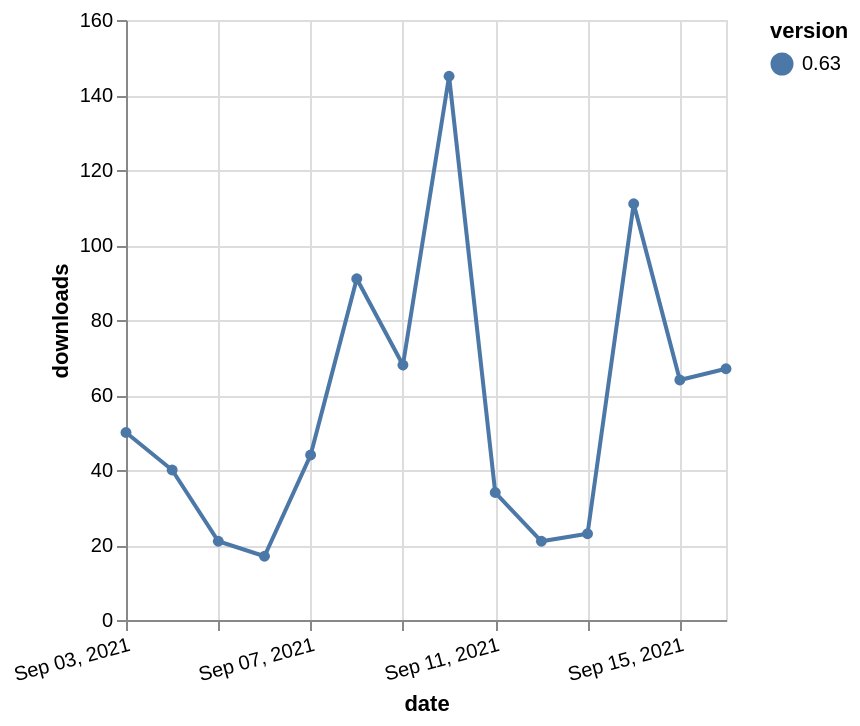

Write a Vega-Lite specification for this figure.
### Vega-Lite specification from a JSON file in a GitHub repository (floating-point values rounded to 4 significant figures)
{"$schema": "https://vega.github.io/schema/vega-lite/v5.json", "description": "A simple bar chart with embedded data.", "data": {"values": [{"date": "2021-09-03", "total": 67817, "delta": 50, "version": "0.63"}, {"date": "2021-09-04", "total": 67857, "delta": 40, "version": "0.63"}, {"date": "2021-09-05", "total": 67878, "delta": 21, "version": "0.63"}, {"date": "2021-09-06", "total": 67895, "delta": 17, "version": "0.63"}, {"date": "2021-09-07", "total": 67939, "delta": 44, "version": "0.63"}, {"date": "2021-09-08", "total": 68030, "delta": 91, "version": "0.63"}, {"date": "2021-09-09", "total": 68098, "delta": 68, "version": "0.63"}, {"date": "2021-09-10", "total": 68243, "delta": 145, "version": "0.63"}, {"date": "2021-09-11", "total": 68277, "delta": 34, "version": "0.63"}, {"date": "2021-09-12", "total": 68298, "delta": 21, "version": "0.63"}, {"date": "2021-09-13", "total": 68321, "delta": 23, "version": "0.63"}, {"date": "2021-09-14", "total": 68432, "delta": 111, "version": "0.63"}, {"date": "2021-09-15", "total": 68496, "delta": 64, "version": "0.63"}, {"date": "2021-09-16", "total": 68563, "delta": 67, "version": "0.63"}]}, "width": "container", "mark": {"type": "line", "point": {"filled": true}}, "encoding": {"x": {"field": "date", "type": "temporal", "timeUnit": "yearmonthdate", "title": "date", "axis": {"labelAngle": -15}}, "y": {"field": "delta", "type": "quantitative", "title": "downloads"}, "color": {"field": "version", "type": "nominal"}, "tooltip": {"field": "delta"}}}
